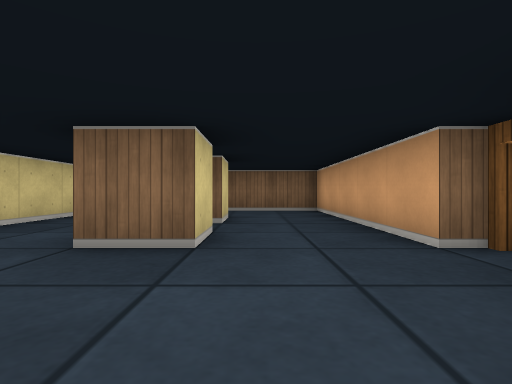
[1] (above)

12 first-person views from a walk through a cub3D level. The camera is about half as high as the walls, looks level and sees 80° across. The floor is counted in squares. Each view is taken from the middle of a square. On the plan, view 1 faces up. The plan holds only what a view shows up to about 9 squares ahead; the rest is blank.

[2]
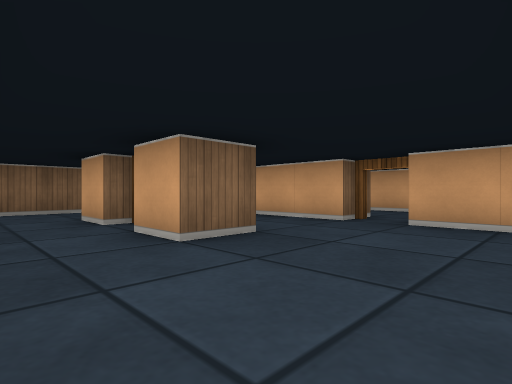

[3]
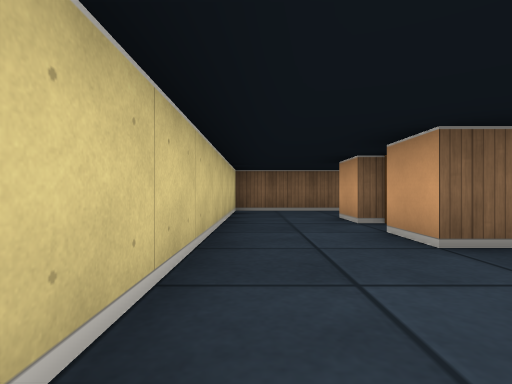

[4]
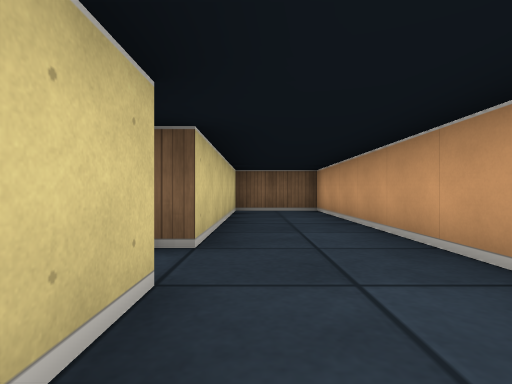

[5]
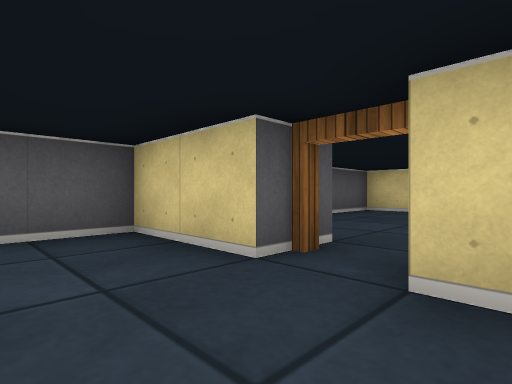

[6]
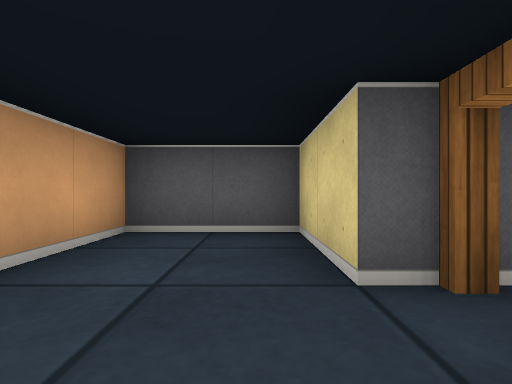

[7]
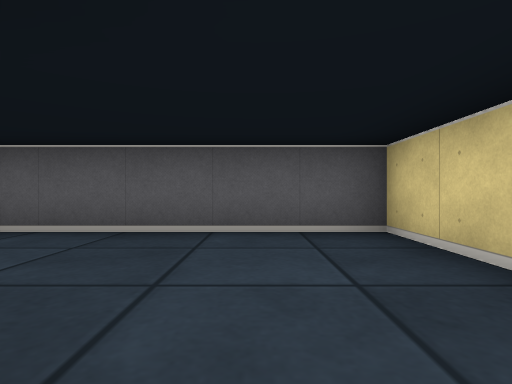

[8]
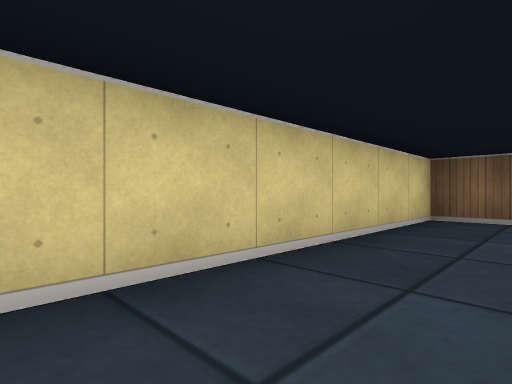

[9]
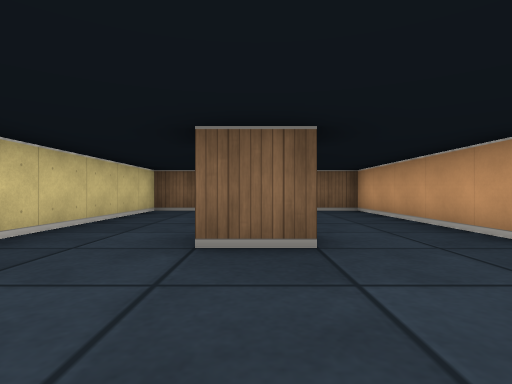

[10]
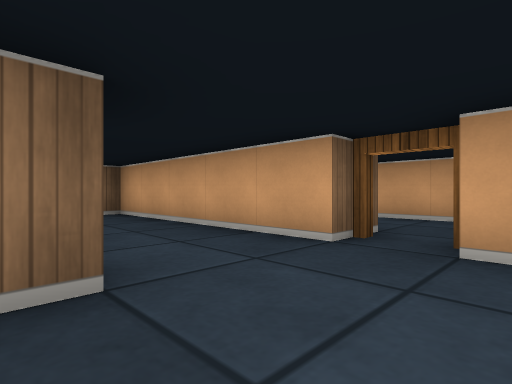

[11]
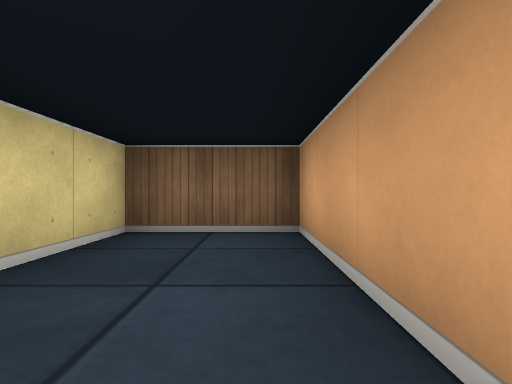

[12]
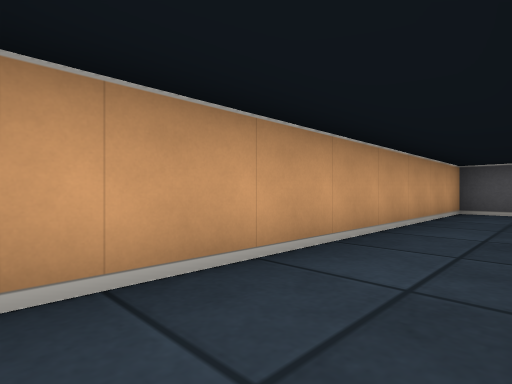

### Floor plan
Points are (right, up) in squares from view 1. A wall is a line through its corners. A room is listed if a view was taken in it or the views show most of it. See-through windows are left out.
Room 1 (views 1, 2, 3, 7, 8, 9, 10)
walls: (-1.5, 4.5) (-1.5, 5.5); (-0.5, 3.5) (-0.5, 2.5) (-1.5, 2.5) (-1.5, 3.5); (-0.5, 5.5) (-0.5, 4.5); (1.5, 2.5) (1.5, 7.5) (-3.5, 7.5) (-3.5, -0.5) (1, -0.5); (1.5, 0.4) (1.5, 1.5)
ways out: open door at (2, 2) to room 2; open door at (-1, 4)
Room 2 (views 4, 5, 6, 11, 12)
walls: (2.5, 1.5) (2.5, -0.5) (4.5, -0.5) (4.5, 7.5) (2.5, 7.5) (2.5, 2.5)
ways out: open door at (2, 2) to room 1

Where each view was taken, in squares from view 1:
view 1: 0 up, 0 right, facing up
view 2: 0 up, 3 left, facing up-right
view 3: 0 up, 3 left, facing up
view 4: 0 up, 3 right, facing up
view 5: 3 up, 4 right, facing down-left
view 6: 3 up, 3 right, facing down
view 7: 3 up, 2 left, facing down
view 8: 2 up, 2 left, facing up-left
view 9: 0 up, 1 left, facing up
view 10: 1 up, 1 left, facing up-right
view 11: 4 up, 4 right, facing up
view 12: 7 up, 3 right, facing down-right
